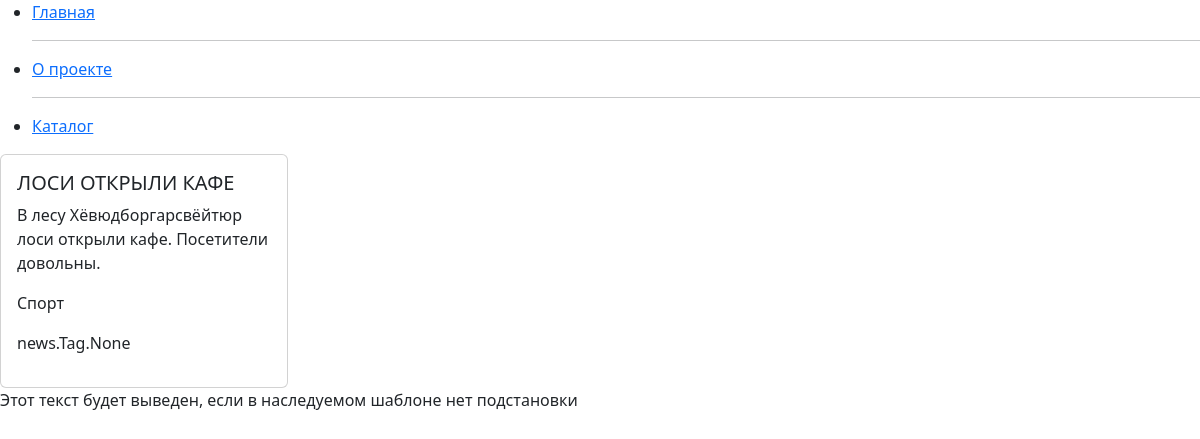
Screenshot of /news/catalog/31/ with the database file from the repository.
### news/models.py (models this page shows, shortened)
class Article(models.Model):
    title = models.CharField(max_length=255)
    content = models.TextField()
    publication_date = models.DateTimeField(auto_now_add=True)
    views = models.IntegerField(default=0)
    category = models.ForeignKey('Category', on_delete=models.CASCADE, default=1)
    tags = models.ManyToManyField('Tag', related_name='articles')
    slug = models.SlugField(unique=True, blank=True)

class Category(models.Model):
    name = models.CharField(max_length=255, unique=True)
    def __str__(self):
        return self.name

### news/views.py (the view)
# urls.py: path('catalog/<int:article_id>/', views.get_detail_article_by_id, name='detail_article_by_id'),
def get_detail_article_by_id(request, article_id):
    article = get_object_or_404(Article, id=article_id)
    info = {
        'article': article,
        "users_count": 5,
        "news_count": 10,
        "menu": [
            {"title": "Главная", "url": "/", "url_name": "index"},
            {"title": "О проекте", "url": "/about/", "url_name": "about"},
            {"title": "Каталог", "url": "/news/catalog/", "url_name": "catalog"},
        ],
    }
    return render(request, 'news/article_detail.html', context=info)

### news/templatetags/upper_words.py (called while the page is built)
@register.simple_tag
def upper_words(text: str) -> str:
    return text.upper()  # просто для теста

### news/templates/news/article_detail.html (shortened to what this page needs)
{% extends "base.html" %}
{% load upper_words %}
{% block content %}
<div class="card" style="width: 18rem;">
    <div class="card-body">
      <h5 class="card-title">{% upper_words article.title %}</h5>
      <p class="card-text">{{ article.content }}</p>
      <p class="card-text">{{ article.category }}</p>
      <p class="card-text">{{ article.tags }}</p>
    </div>
</div>
{% endblock content %}

### rows the page displays
Article: title "ЛОСИ ОТКРЫЛИ КАФЕ", content "В лесу Хёвюдборгарсвёйтюр лоси открыли кафе. Посетители довольны.", category "Спорт", tags "news.Tag.None"

### other values shown
{{ item.title }} "Главная" "О проекте" "Каталог"
